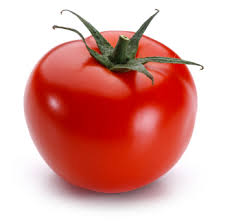
#> input picture Programs/anthracnose2.jpg, 225 x 224 px
$ python modified2.py
#> lines starting #> are read from the running program, lines starting #| are printed output that depends on the picture; after the words box and inside, x2 and y2 are one past the last pixel; in counts of white or black regions, pixels touching at a corner belong together
import cv2
#import cv2.cv as cv
import numpy as np

pic= cv2.imread('anthracnose2.jpg', 0)
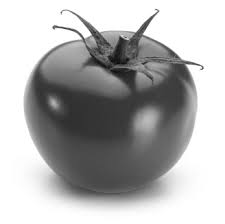
#> pic: shape (224, 225); min 8, max 255, mean 178.7

blur = cv2.GaussianBlur(pic,(3,3),0)

th1 = cv2.adaptiveThreshold(blur,255,cv2.ADAPTIVE_THRESH_MEAN_C,cv2.THRESH_BINARY,21,30)
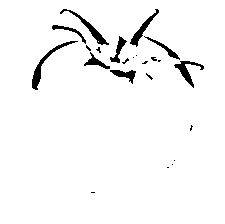
#> th1: shape (224, 225); 96.3% white; 23 black regions (14 under 20 px), largest, box (x1, y1, x2, y2) and area: (32, 41, 78, 90) 304, (60, 9, 109, 45) 261, (174, 61, 204, 88) 237

kernel = np.ones((5,5),np.uint8)
erosion = cv2.erode(th1,kernel,iterations = 1)
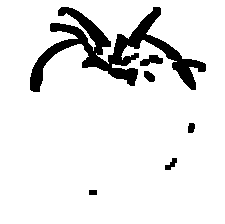
#> erosion: shape (224, 225); 90.5% white; 6 black regions, box (x1, y1, x2, y2) and area: (30, 7, 206, 92) 4365, (140, 55, 163, 66) 161, (144, 71, 155, 82) 88, (165, 158, 177, 170) 75, (188, 123, 195, 133) 61, (89, 190, 97, 195) 40

cv2.imwrite('modified2_blur.jpg',blur)
cv2.imwrite('modified2_th1.jpg',th1)
cv2.imwrite('modified2_kernel.jpg',kernel)
cv2.imwrite('modified2_erosion.jpg',erosion)
cv2.waitKey(0) % 0xFF
cv2.destroyAllWindows()

$ run again, with Programs/5974.jpg copied over Programs/anthracnose2.jpg
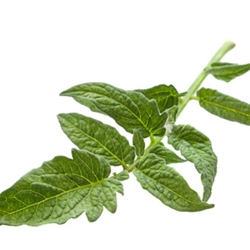
#> input picture Programs/5974.jpg, 250 x 250 px
#> `th1 = cv2.adaptiveThreshold(blur,255,cv2.ADAPTIVE_THRESH_MEAN_C,cv2.TH..`:
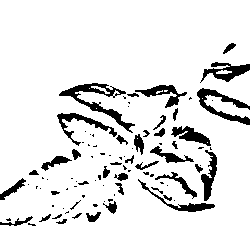
#> th1: shape (250, 250); 90.1% white; 92 black regions (50 under 20 px), largest, box (x1, y1, x2, y2) and area: (59, 83, 135, 133) 799, (197, 88, 250, 125) 620, (200, 62, 250, 83) 461
#> `erosion = cv2.erode(th1,kernel,iterations = 1)`:
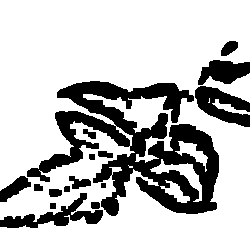
#> erosion: shape (250, 250); 75.5% white; 16 black regions, largest, box (x1, y1, x2, y2) and area: (27, 81, 219, 216) 10716, (195, 86, 250, 127) 1246, (0, 193, 103, 228) 1241
